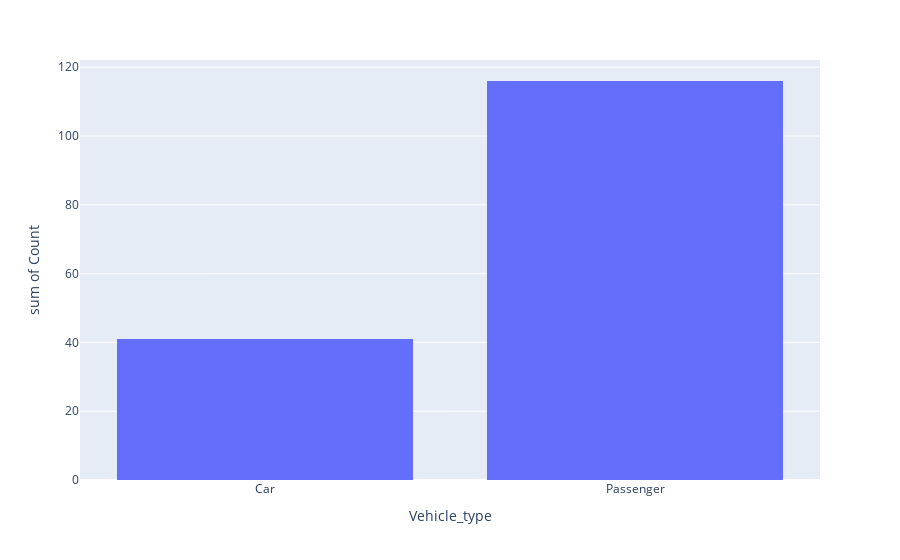

The notebook cell saved with this chart:
### Code cell
pe.histogram(  x=ans.index, y='Count',  data_frame = ans   )

### Figure 1 — Plotly figure (JSON) as saved in the notebook; plotly's stock layout.template omitted (floating-point values rounded to 4 significant figures)
{"data": [{"alignmentgroup": "True", "bingroup": "x", "histfunc": "sum", "hovertemplate": "Vehicle_type=%{x}<br>sum of Count=%{y}<extra></extra>", "legendgroup": "", "marker": {"color": "#636efa", "pattern": {"shape": ""}}, "name": "", "offsetgroup": "", "orientation": "v", "showlegend": false, "type": "histogram", "x": ["Car", "Passenger"], "xaxis": "x", "y": [41, 116], "yaxis": "y"}], "layout": {"barmode": "relative", "legend": {"tracegroupgap": 0}, "margin": {"t": 60}, "xaxis": {"anchor": "y", "domain": [0, 1], "title": {"text": "Vehicle_type"}}, "yaxis": {"anchor": "x", "domain": [0, 1], "title": {"text": "sum of Count"}}}}
